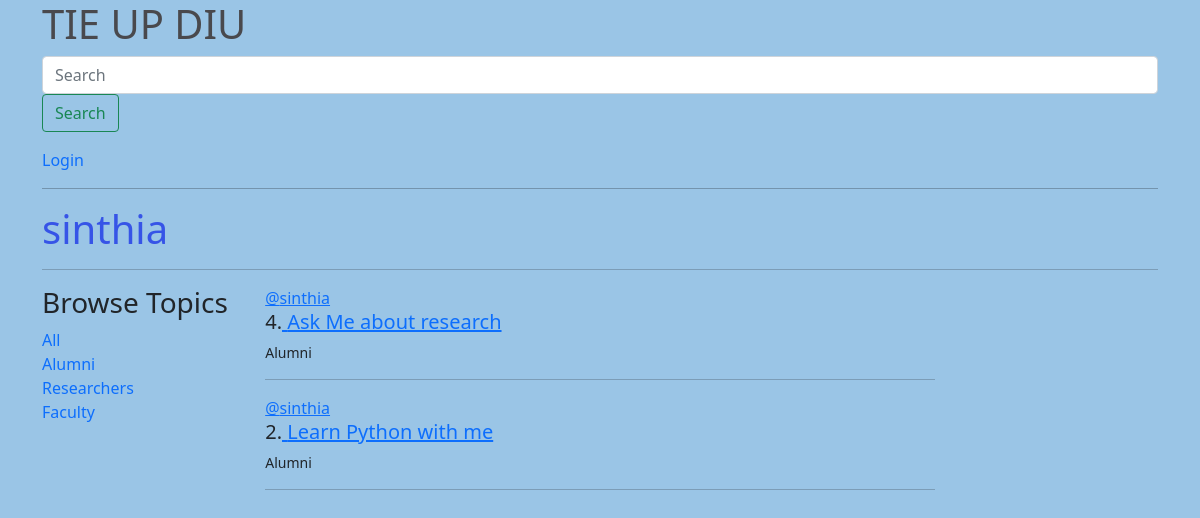
Page /profile/1/ on the committed database.
### base/models.py (models this page shows, shortened)
class Topic(models.Model):
    name = models.CharField(max_length=200)

class Room(models.Model):
    host = models.ForeignKey(User, on_delete=models.SET_NULL, null=True)
    topic =models.ForeignKey(Topic, on_delete=models.SET_NULL, null=True)
    name = models.CharField(max_length=200)
    decription = models.TextField(null=True, blank=True)
    participants= models.ManyToManyField(User,related_name='participants',blank=True)
    updated = models.DateTimeField(auto_now=True)
    Created = models.DateTimeField(auto_now_add=True)
    class Meta:
     ordering = ['-updated', '-Created']

### base/views.py (the view)
# urls.py: path('profile/<str:pk>/', views.userProfile,name="user-profile"),
def userProfile(request,pk):
    user = User.objects.get(id=pk)
    rooms = user.room_set.all()
    topics = Topic.objects.all()
    context = {'user':user , 'rooms':rooms , 'topics':topics}
    return render(request, 'base/profile.html',context)

### base/templates/base/profile.html (shortened to what this page needs)
{% extends 'main.html' %}
{% block content %}
<h1 style="color: hsla(233, 85%, 49%, 0.736);">{{user.username}}</h1>
<hr>
<div  class="profile-container">
    <div>
         {% include 'base/topics_component.html' %}
    </div>
    <div>
      {% include 'base/feed_component.html' %}
    </div>
     <div>
    </div>
</div>
{% endblock content %}

### base/templates/base/topics_component.html
<h3>Browse Topics</h3>
              <div>
                   <a href="{% url 'home' %}"   style =" text-decoration: none;">All</a>
               </div>
               {% for topic in topics %}
               <div>
                 <a href="{% url 'home' %}?q={{topic.name}}"    style =" text-decoration: none;"  >{{topic.name}}</a>
               </div>
               {% endfor %}

### base/templates/base/feed_component.html (shortened to what this page needs)
<div>
              {% for room in rooms %}
                <div>
                     <a href="{% url 'user-profile' room.host.id %}">@{{room.host.username}}</a>
                        <h5>{{room.id}}.<a href="{% url 'room' room.id %}"> {{room.name}}</a></h5>
                        <small>{{room.topic.name}}</small>
                         <hr>
                </div>
        {% endfor %}
           </div>

### static/styles/main.css (style rules this page uses)
body { background-color: hsla(197, 54%, 69%, 0.88); }

### base/templates/base/profile.html (style rules this page uses)
.profile-container { display:grid; grid-template-columns: 1fr 3fr 1fr; }

### rows in the picture
Topic: name "Alumni"
Topic: name "Researchers"
Topic: name "Faculty"
Room: host.username "sinthia", id "4", name "Ask Me about research", topic.name "Alumni"
Room: host.username "sinthia", id "2", name "Learn Python with me", topic.name "Alumni"

### other values in the picture
{{ user.username }} "sinthia"
